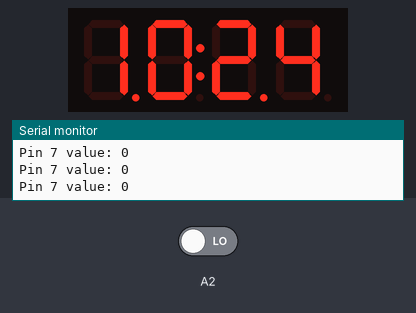
The sketch below on a simulated Arduino Uno, built with avr-gcc and run on an emulated ATmega328P. On the bench: 4-digit seven-segment display, the last lines printed to the serial monitor. The inputs (shaded band) are chosen by the test bench; at power-on: A2 LOW. The local clock reads 2024-03-15 10:24:30 at power-on unless the sketch sets it.

Above: at 2.8 s.
2.9 s: A2 driven HIGH
At 3.7 s:
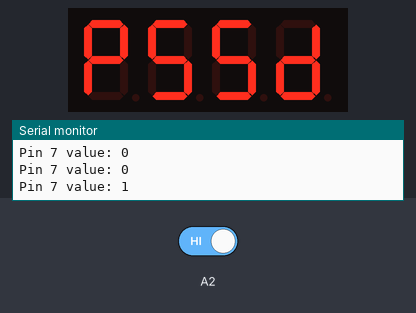
6.6 s: A2 driven LOW
At 31.8 s:
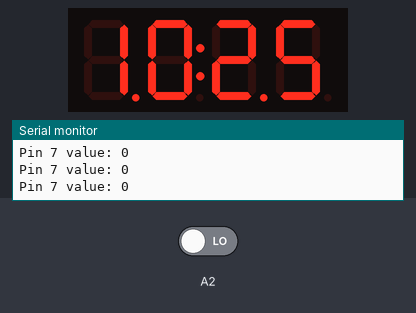
Timing chart, 0 to 32.1 s (numbered marks = the images above; inputs shaded):
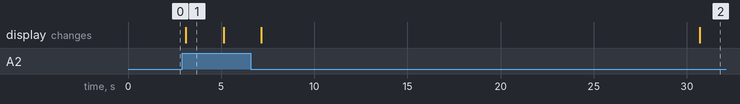

The sketch:

clockarduino.ino
```cpp
// Include the libraries
#include <RTClib.h>
#include <TM1637Display.h>
#include <Wire.h>

// Define the connections pins
#define CLK 2
#define DIO 3

  const int p =0;
  const uint8_t SEG_PSSD[] = {
    SEG_A | SEG_B | SEG_E | SEG_F | SEG_G,           // P
    SEG_A | SEG_C | SEG_D | SEG_F | SEG_G,           // S
    SEG_A | SEG_C | SEG_D | SEG_F | SEG_G,           // S
    SEG_B | SEG_C | SEG_D | SEG_E | SEG_G            // D
    };
// Create rtc and display object
RTC_DS3231 rtc;
TM1637Display display = TM1637Display(CLK, DIO);

void setup() {
  pinMode(A2, INPUT);
  // Begin serial communication
  Serial.begin(9600);

  // Check if RTC is connected correctly
  if (! rtc.begin()) {
    Serial.println("Couldn't find RTC");
    while (1);
  }

  // Check if the RTC lost power and if so, set the time
  if (rtc.lostPower()) {
    Serial.println("RTC lost power, lets set the time!");
    // The following line sets the RTC to the date & time this sketch was compiled:
    rtc.adjust(DateTime(F(__DATE__), F(__TIME__)));
    // This line sets the RTC with an explicit date & time, for example to set
    // January 21, 2014 at 3am you would call:
    //rtc.adjust(DateTime(2014, 1, 21, 3, 0, 0));
  }

  // Set the display brightness (0-7)
  display.setBrightness(5);

  // Clear the display
  display.clear();
}

void loop() {
   int dpin = digitalRead(A2);
   Serial.print("Pin 7 value: ");
   Serial.println(dpin);
   if ( dpin > p) {
    display.setSegments(SEG_PSSD);
    delay(2000);
    display.showNumberDec(6285);
    delay(2000); }
   else
   {
     // Get current date and time
    DateTime now = rtc.now();

    // Create time format to display
    int displaytime = (now.hour() * 100) + (now.minute());

    // Display the current time in 24 hour format with leading zeros and a center colon enabled
    display.showNumberDecEx(displaytime, 0b11100000, true);

    delay(1000);
   }


}
```

Measured:
- after the input at 2.9 s, the display: changes after 0.21 s (image 1)
- after the input at 6.6 s, the display: first changes after 0.56 s (image 2 shows a later state)
- what the display in image 1 shows lasts 2.0 s, from 3.1 s to 5.1 s
